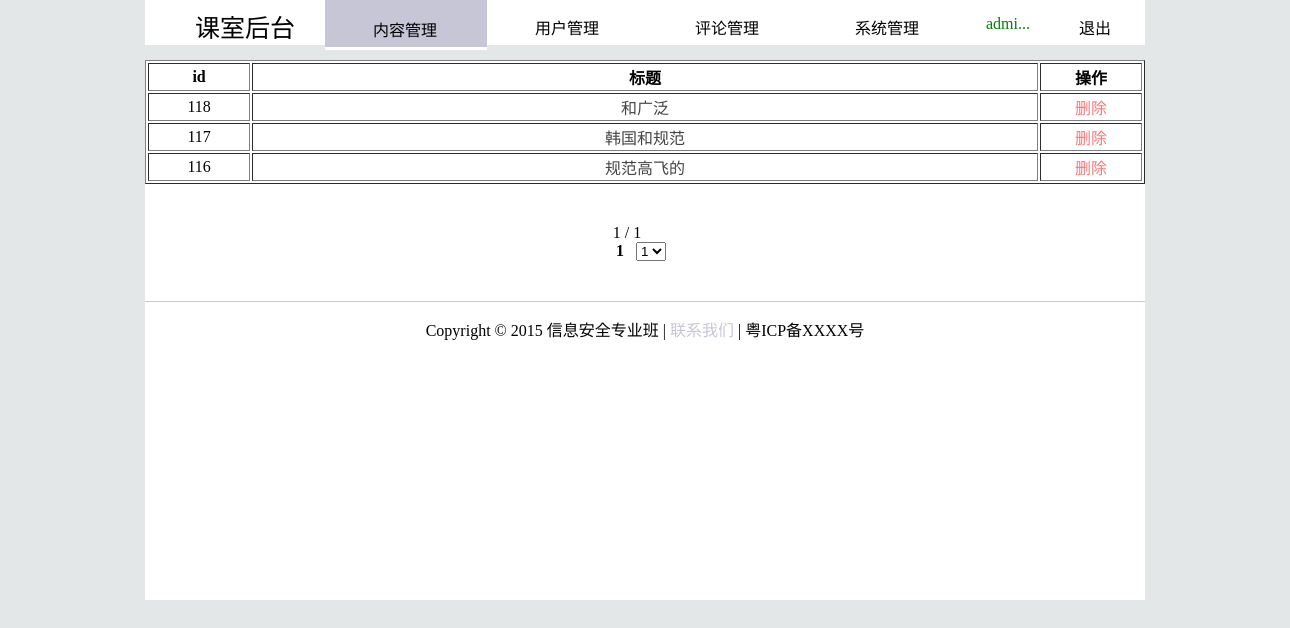
Screenshot of /manage/content.php (signed in) with the database file from the repository.
### tables this page shows
CREATE TABLE `content` (
  `id` int(255) NOT NULL AUTO_INCREMENT,
  `title` varchar(100) NOT NULL,
  `body` mediumtext NOT NULL,
  `create_at` datetime NOT NULL,
  `ip` varchar(20) NOT NULL,
  `user` varchar(20) NOT NULL,
  `category` varchar(20) NOT NULL,
  PRIMARY KEY (`id`)
);

### cutString.php (called while the page is built, shortened)
<?php
function cut_str($string, $sublen, $start = 0, $code = 'UTF-8')
{
if($code == 'UTF-8')
{
$pa ="/[\x01-\x7f]|[\xc2-\xdf][\x80-\xbf]|\xe0[\xa0-\xbf][\x80-\xbf]|[\xe1-\xef][\x80-\xbf][\x80-\xbf]|\xf0[\x90-\xbf][\x80-\xbf][\x80-\xbf]|[\xf1-\xf7][\x80-\xbf][\x80-\xbf][\x80-\xbf]/";
preg_match_all($pa, $string, $t_string); if(count($t_string[0]) - $start > $sublen) return join('', array_slice($t_string[0], $start, $sublen))."...";
return join('', array_slice($t_string[0], $start, $sublen));
}
}
?>

### manage/manageContentPaging.php (the view, shortened to what this page needs)
<?php
   function show_result($sql,$link){
       $result = mysql_query($sql,$link) or  die("<script>alert(\"该栏目还没有帖子,返回上一页面\");history.back(-1)</script>");
echo "<table style=\"background-color:#fff;text-align:center\" width=\"1000px\" border=\"1\" >";
echo "<tr>";
echo	"<th>id</th>";
echo	"<th>标题</th>";
echo	"<th>操作</th>";
echo "</tr>";
$c = basename($_SERVER["PHP_SELF"]);
while($row = mysql_fetch_array($result, MYSQL_NUM)){
?>
	<tr>
		<td width="100px"><?php echo $row[0]?></td>
		<td width="800px" ><a  style="text-decoration:none;color:#444444"  href ="../comment/show.php?id=<?php echo $row[0] ?>"><?php echo cut_str($row[1],47)?></a></td>
		<td width="100px"style="cursor:pointer;color:#ff7575" onclick="deleteTheme('<?php echo "$row[0]','$c','content'"?>)">删除</td>
	</tr>
<?php }
echo "</table>";
   }
   function mpaging($cur_page,$sql,$link,$page_size){
	   $row_count = mysql_num_rows(mysql_query($sql));
	   $page_count = ceil($row_count / $page_size);
	   $page_index = isset($_GET['page']) ? $_GET['page'] : 1;
	  $start_row = ($page_index-1)* $page_size;
	  $sql_limit = sprintf("%s limit %d,%d", $sql, $start_row, $page_size);
	  show_result($sql_limit,$link);
	  printf("<form id=\"form1\" style=\"background-color:#fff\" class =\"paging\" name=\"pagingform\" method=\"get\" action=\"\">");
	  printf("%d / %d &nbsp;&nbsp;&nbsp;&nbsp;&nbsp;&nbsp;&nbsp;&nbsp<br/>",$page_index,$page_count);
	  for($i=1;$i<=$page_count;$i++){
		  if($i!= $page_index)
		    printf("<a href=\"%s?page=%d\">[%d]</a>&nbsp;&nbsp;",$cur_page,$i,$i);
		  else
		    printf("<b><font color=\"#000\">%d</font></b>&nbsp;&nbsp;",$i);
	  }
	  printf("&nbsp;<select name=\"page\" onchange=\"pagingform.submit();\">");
	  for($i=1;$i<=$page_count;$i++){
		  printf("<option value=\"%d\" %s >%d</option>",$i,($i==$page_index ? "selected" : ""),$i);
	  }
	  printf("</select>&nbsp;&nbsp;");
	  printf("</form>");
 include_once '../layout/footer.php' ;
   }
?>

### css/style.css (style rules this page uses)
body { margin:0px; padding:0px; background-color:#e4e7e8; }
.paging { text-align:center; padding-top:40px; padding-bottom:40px; }

### rows the page displays
content: id "118", title "和广泛"
content: id "117", title "韩国和规范"
content: id "116", title "规范高飞的"

### other values shown
cut_str($_SESSION['admin'],4) "admi..."
$page_index "1"
$page_count "1"
form field page "1"
